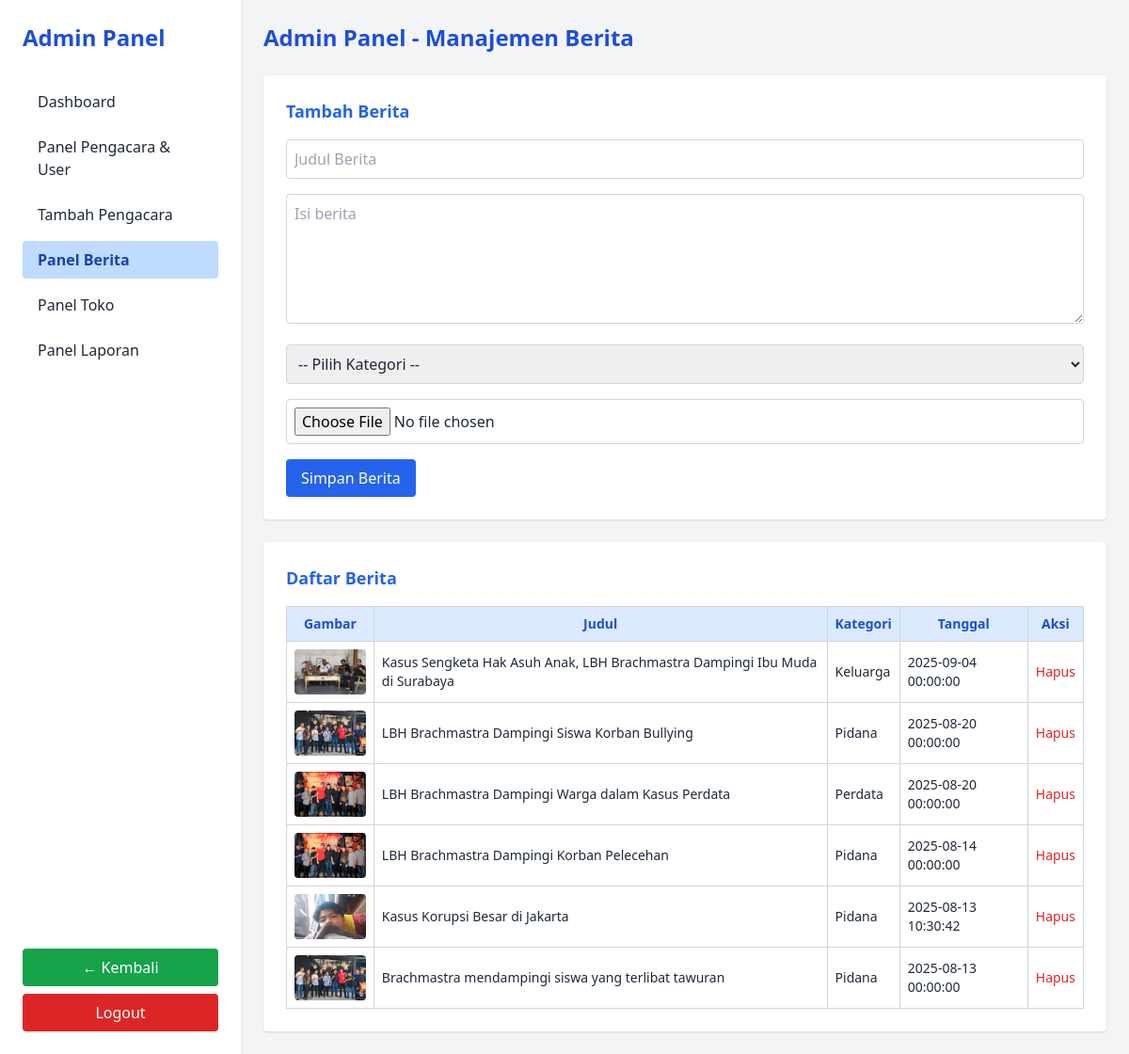
The page /admin/admin-berita.php (signed in) on the database its author committed.
### tables this page shows
CREATE TABLE `berita` (
  `id` int NOT NULL,
  `judul` varchar(255) NOT NULL,
  `isi` text NOT NULL,
  `gambar` varchar(255) NOT NULL,
  `kategori` varchar(50) NOT NULL,
  `tanggal` datetime DEFAULT CURRENT_TIMESTAMP
);

### admin/admin-berita.php (the view, shortened to what this page needs)
<?php
$conn = new mysqli("localhost", "root", "", "brachmastra");
$result = $conn->query("SELECT * FROM berita ORDER BY tanggal DESC");
?>
<!DOCTYPE html>
<html lang="id">
<head>
    <script src="https://cdn.tailwindcss.com"></script>
</head>
<body class="bg-gray-100 text-gray-800 flex min-h-screen">
    <?php include 'includes/admin-header.php'; ?>
    <main class="flex-1 ml-64 p-6 overflow-auto">
        <h1 class="text-2xl font-bold mb-6 text-blue-700">Admin Panel - Manajemen Berita</h1>
        <div class="bg-white p-6 shadow rounded mb-6">
            <h2 class="text-lg font-semibold mb-4 text-blue-600">Tambah Berita</h2>
            <form method="POST" enctype="multipart/form-data" class="space-y-4">
                <input type="text" name="judul" placeholder="Judul Berita" required
                       class="border border-gray-300 p-2 w-full rounded focus:outline-none focus:ring-2 focus:ring-blue-500">
                <textarea name="isi" placeholder="Isi berita" required rows="5"
                          class="border border-gray-300 p-2 w-full rounded focus:outline-none focus:ring-2 focus:ring-blue-500"></textarea>
                <select name="kategori" required
                        class="border border-gray-300 p-2 w-full rounded focus:outline-none focus:ring-2 focus:ring-blue-500">
                    <option value="">-- Pilih Kategori --</option>
                </select>
                <input type="file" name="gambar"
                       class="border border-gray-300 p-2 w-full rounded">
                <button type="submit" name="tambah"
                        class="bg-blue-600 text-white px-4 py-2 rounded hover:bg-blue-700 transition">
                    Simpan Berita
                </button>
            </form>
        </div>
        <div class="bg-white p-6 shadow rounded">
            <h2 class="text-lg font-semibold mb-4 text-blue-600">Daftar Berita</h2>
            <div class="overflow-x-auto">
                <table class="w-full border border-gray-300 text-sm">
                    <thead>
                        <tr class="bg-blue-100 text-blue-700">
                            <th class="border border-gray-300 p-2">Gambar</th>
                            <th class="border border-gray-300 p-2">Judul</th>
                            <th class="border border-gray-300 p-2">Kategori</th>
                            <th class="border border-gray-300 p-2">Tanggal</th>
                            <th class="border border-gray-300 p-2">Aksi</th>
                        </tr>
                    </thead>
                    <tbody>
                        <?php while ($row = $result->fetch_assoc()): ?>
                        <tr class="hover:bg-gray-50">
                            <td class="border border-gray-300 p-2">
                                <?php if (!empty($row['gambar'])): ?>
                                    <img src="../uploads/<?php echo $row['gambar']; ?>" class="w-20 h-12 object-cover rounded">
                                <?php else: ?>
                                    <span class="text-gray-500">Tidak ada</span>
                                <?php endif; ?>
                            </td>
                            <td class="border border-gray-300 p-2"><?php echo htmlspecialchars($row['judul']); ?></td>
                            <td class="border border-gray-300 p-2"><?php echo ucfirst(htmlspecialchars($row['kategori'])); ?></td>
                            <td class="border border-gray-300 p-2"><?php echo $row['tanggal']; ?></td>
                            <td class="border border-gray-300 p-2">
                                <a href="?hapus=<?php echo $row['id']; ?>"
                                   class="text-red-600 hover:text-red-800 transition"
                                   onclick="return confirm('Yakin hapus berita ini?')">Hapus</a>
                            </td>
                        </tr>
                        <?php endwhile; ?>
                    </tbody>
                </table>
            </div>
        </div>
    </main>
</body>
</html>

### rows shown on the page
berita: gambar (picture), judul "Kasus Sengketa Hak Asuh Anak, LBH Brachmastra Dampingi Ibu Muda di Surabaya", kategori "Keluarga", tanggal "2025-09-04 00:00:00"
berita: gambar (picture), judul "LBH Brachmastra Dampingi Siswa Korban Bullying", kategori "Pidana", tanggal "2025-08-20 00:00:00"
berita: gambar (picture), judul "LBH Brachmastra Dampingi Warga dalam Kasus Perdata", kategori "Perdata", tanggal "2025-08-20 00:00:00"
berita: gambar (picture), judul "LBH Brachmastra Dampingi Korban Pelecehan", kategori "Pidana", tanggal "2025-08-14 00:00:00"
berita: shows a picture, judul "Kasus Korupsi Besar di Jakarta", kategori "Pidana", tanggal "2025-08-13 10:30:42"
berita: gambar (picture), judul "Brachmastra mendampingi siswa yang terlibat tawuran", kategori "Pidana", tanggal "2025-08-13 00:00:00"
